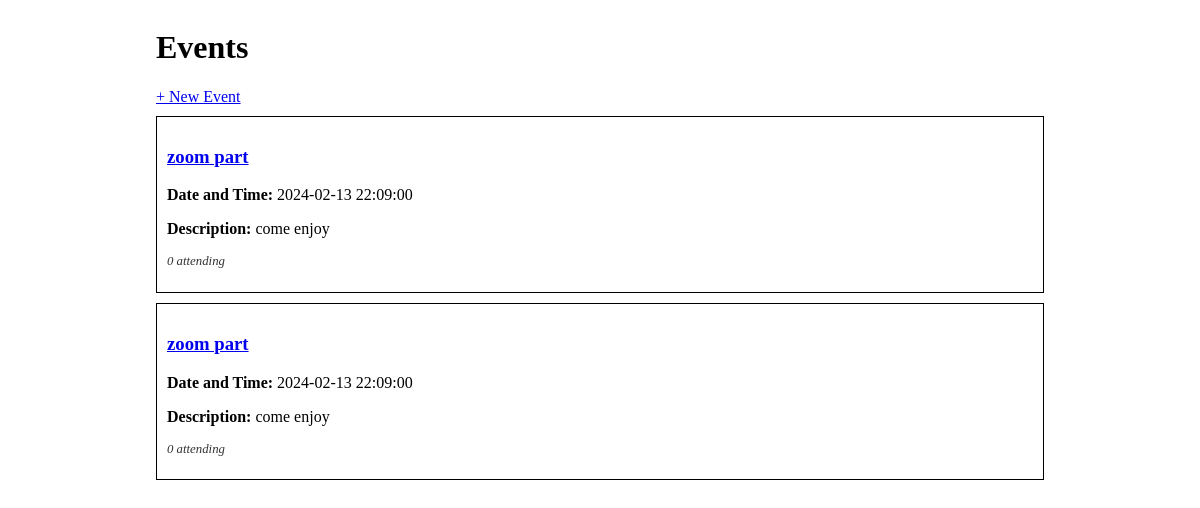
Before: / with the older database file.
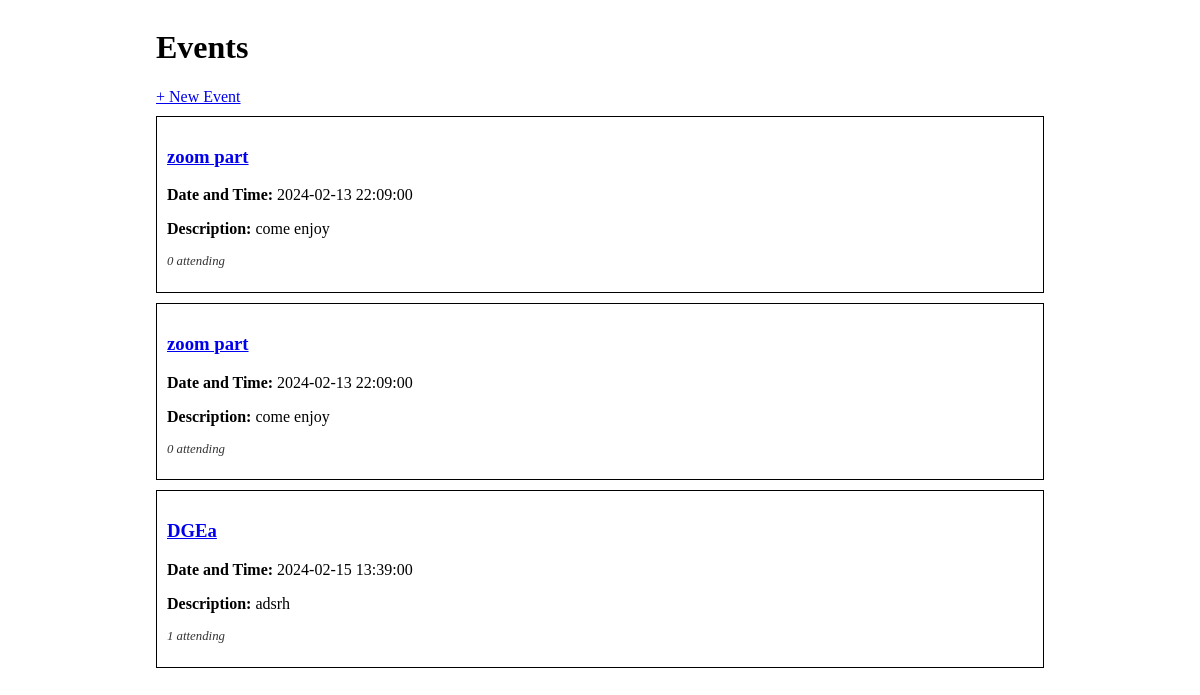
After: the same page with the newer database file.
### events_app/models.py (models this page shows)
class Event(db.Model):
    id = db.Column(db.Integer, primary_key=True)
    title = db.Column(db.String(80), nullable=False)
    description = db.Column(db.String(200), nullable=False)
    date_and_time = db.Column(db.DateTime)
    event_type = db.Column(db.Enum('Party', 'Study', 'Networking', 'Class', name='event_type_enum'))
    guests = db.relationship('Guest', backref='event', secondary='guest_event_table')

### events_app/routes.py (the view)
@main.route('/')
def index():
    all_events = Event.query.all()
    return render_template('index.html', all_events=all_events)

### events_app/templates/index.html
{% extends 'base.html' %}
{% block content %}
<h1>Events</h1>
<a href="/create">+ New Event</a>
    {% for event in all_events %}
        <div class="event-container">
            <h3><a href="/event/{{ event.id }}">{{ event.title }}</a></h3>
            <p><strong>Date and Time:</strong> {{ event.date_and_time }}</p>
            <p><strong>Description:</strong> {{ event.description }}</p>
            <p class="small-text">
                {{ event.guests|length }} attending
            </p>
        </div>
    {% endfor %}
{% endblock %}

### events_app/templates/base.html (shortened to what this page needs)
<!DOCTYPE html>
<html>
    <head>
        <link rel="stylesheet" href="/static/style.css">
    </head>
    <body>
        <div id="content">
            {% block content %}{% endblock %}
        </div>
    </body>
</html>

### events_app/static/style.css (style rules this page uses)
body { display: flex; justify-content: center; }
#content { width: 75%; }
.event-container { border: 1px solid #000; margin: 10px 0; padding: 10px; }
.small-text { font-size: 0.8em; color: #333; font-style: italic; }

Changed rows visible on the page:
added Event: title "DGEa", date_and_time "2024-02-15 13:39:00", description "adsrh", guests|length "1"
